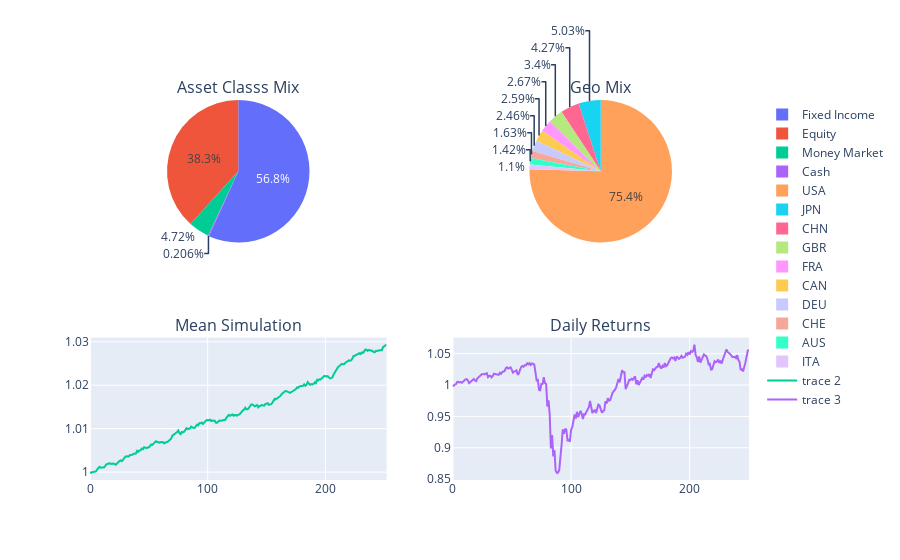

This figure's notebook cell:
### Code cell
#Vishals work here


#plot 1 asset allocation 
#plot 2 asset allocation by country
#plot 3 simulated mean cumulative return over 1-year
#plot 4 daily returns
#plot 5 1-year cumulative performance


# AOM layout
#aom_ac,  aom_gm_weights, intl_cm_simulated_MEAN_returns_df , daily_returns_etf, df_cum_returns_etf
figaom = make_subplots(rows=2,cols=2,
                      specs=[[{'type':'pie'}, {'type':'pie'}],
                             [{'type':'scatter'}, {'type':'scatter'}]],
                                             #{'type':'chloropeth'}},
                                              subplot_titles=('Asset Classs Mix', 'Geo Mix',
                                                           'Mean Simulation', 'Daily Returns'))
#                                         [{'type':'scatter'}],{}])
    

figaom.add_trace(go.Pie(labels=aom_ac_plotly["Asset Class"],
                        values=aom_ac_plotly["Market Value"]),row=1,col=1)
#fig.update_traces(showlegend=True, selector=dict(type='pie'))

figaom.add_trace(go.Pie(labels=aom_gm_plotly["Country"],
                        values=aom_gm_plotly["Market Value"]),row=1,col=2)
#fig.update_traces(showlegend=True, selector=dict(type='pie'))

figaom.add_trace(go.Scatter(y=intl_cm_simulated_MEAN_returns_df["Intl Core Moderate"]),row=2,col=1)
              
figaom.add_trace(go.Scatter(y=df_cum_returns_aom["AOM"]),row=2,col=2)

#fig.add_trace(go.Scatter(y=df_cum_returns_aok["AOM"],mode="lines",
#              row=3, col=1))

figaom.update_layout(height=700, showlegend=True)

# figaom.show()

### Figure 1 — Plotly figure (JSON) as saved in the notebook; plotly's stock layout.template omitted (floating-point values rounded to 4 significant figures; data arrays with more than 128 entries replaced by an {"elided": "..."} marker saying what was removed)
{"data": [{"domain": {"x": [0, 0.45], "y": [0.625, 1]}, "labels": ["Fixed Income", "Equity", "Money Market", "Cash"], "type": "pie", "values": [777500000.0, 524600000.0, 64630000.0, 2818000.0]}, {"domain": {"x": [0.55, 1], "y": [0.625, 1]}, "labels": ["USA", "JPN", "CHN", "GBR", "FRA", "CAN", "DEU", "CHE", "AUS", "ITA"], "type": "pie", "values": [907900000.0, 60560000.0, 51380000.0, 40890000.0, 32080000.0, 31130000.0, 29570000.0, 19630000.0, 17150000.0, 13230000.0]}, {"type": "scatter", "xaxis": "x", "y": {"elided": "253 float values"}, "yaxis": "y"}, {"type": "scatter", "xaxis": "x2", "y": {"elided": "251 float values"}, "yaxis": "y2"}], "layout": {"annotations": [{"font": {"size": 16}, "showarrow": false, "text": "Asset Classs Mix", "x": 0.225, "xanchor": "center", "xref": "paper", "y": 1, "yanchor": "bottom", "yref": "paper"}, {"font": {"size": 16}, "showarrow": false, "text": "Geo Mix", "x": 0.775, "xanchor": "center", "xref": "paper", "y": 1, "yanchor": "bottom", "yref": "paper"}, {"font": {"size": 16}, "showarrow": false, "text": "Mean Simulation", "x": 0.225, "xanchor": "center", "xref": "paper", "y": 0.375, "yanchor": "bottom", "yref": "paper"}, {"font": {"size": 16}, "showarrow": false, "text": "Daily Returns", "x": 0.775, "xanchor": "center", "xref": "paper", "y": 0.375, "yanchor": "bottom", "yref": "paper"}], "autosize": true, "showlegend": true, "xaxis": {"anchor": "y", "autorange": true, "domain": [0, 0.45], "range": [0, 252]}, "xaxis2": {"anchor": "y2", "autorange": true, "domain": [0.55, 1], "range": [0, 250]}, "yaxis": {"anchor": "x", "autorange": true, "domain": [0, 0.375], "range": [0.9982, 1.031], "type": "linear"}, "yaxis2": {"anchor": "x2", "autorange": true, "domain": [0, 0.375], "range": [0.8486, 1.076], "type": "linear"}}}
